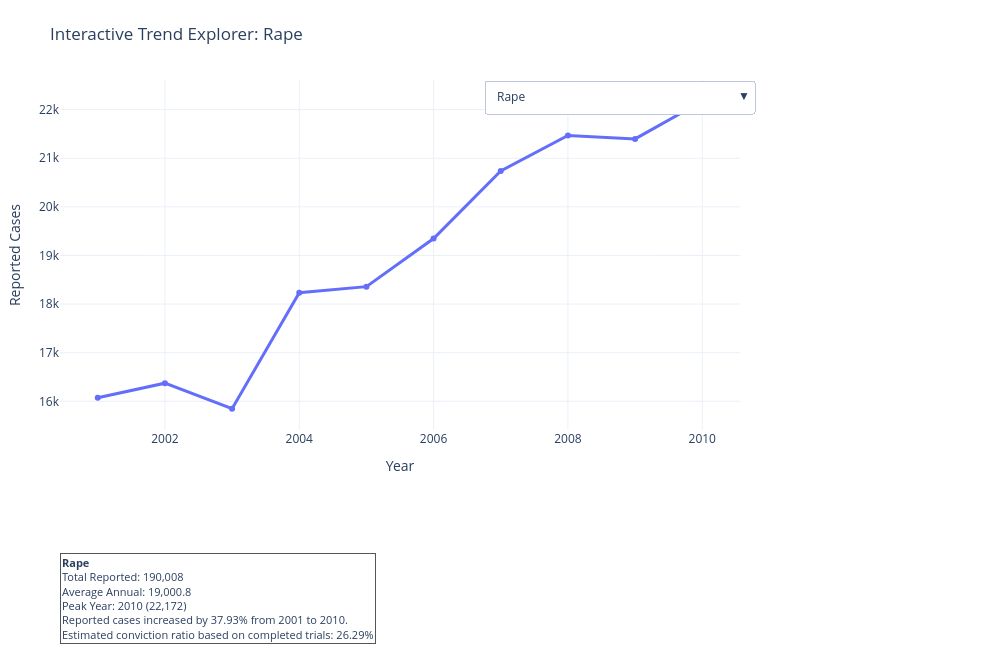

Source (notebook cell):
### Markdown cell above
# 15. Interactive Explorer
Use the dropdown menu to inspect trends and metrics for major crime categories.

### Code cell
explorer_categories = [
    "Rape",
    "Kidnapping & Abduction - Women & Girls",
    "Dowry Deaths",
    "Molestation",
    "Sexual harassment",
    "Cruelty by Husband and Relatives",
    "Importation of Girls",
]

available_categories = [
    c for c in explorer_categories if c in set(crime_df_clean["Group_Name"].unique())
]

category_trends = {}
category_stats = {}

for category in available_categories:
    subset = crime_df_clean[crime_df_clean["Group_Name"] == category].copy()
    yearly = subset.groupby("Year", as_index=False)["Cases_Reported"].sum().sort_values("Year")
    category_trends[category] = yearly

    start_val = yearly.iloc[0]["Cases_Reported"]
    end_val = yearly.iloc[-1]["Cases_Reported"]
    growth_pct = ((end_val - start_val) / start_val * 100) if start_val else np.nan

    trials_completed = subset["Cases_Trials_Completed"].sum()
    conviction_rate = (subset["Cases_Convicted"].sum() / trials_completed) if trials_completed else np.nan
    peak_row = yearly.loc[yearly["Cases_Reported"].idxmax()]

    category_stats[category] = {
        "Total_Reported": subset["Cases_Reported"].sum(),
        "Average_Annual_Reported": yearly["Cases_Reported"].mean(),
        "Peak_Year": int(peak_row["Year"]),
        "Peak_Reported_Cases": peak_row["Cases_Reported"],
        "Start_Year": int(yearly.iloc[0]["Year"]),
        "End_Year": int(yearly.iloc[-1]["Year"]),
        "Trend_Change_Pct": growth_pct,
        "Conviction_Rate": conviction_rate,
    }

def insight_text(category_name: str) -> str:
    s = category_stats[category_name]
    change = s["Trend_Change_Pct"]
    if pd.isna(change):
        trend_line = "Trend change is not available due to missing baseline values."
    elif change >= 0:
        trend_line = f"Reported cases increased by {change:.2f}% from {s['Start_Year']} to {s['End_Year']}."
    else:
        trend_line = f"Reported cases decreased by {abs(change):.2f}% from {s['Start_Year']} to {s['End_Year']}."

    conviction_text = (
        f"Estimated conviction ratio based on completed trials: {s['Conviction_Rate']*100:.2f}%"
        if not pd.isna(s["Conviction_Rate"]) else
        "Conviction ratio is not available due to zero completed trials."
    )

    return (
        f"<b>{category_name}</b><br>"
        f"Total Reported: {s['Total_Reported']:,.0f}<br>"
        f"Average Annual: {s['Average_Annual_Reported']:,.1f}<br>"
        f"Peak Year: {s['Peak_Year']} ({s['Peak_Reported_Cases']:,.0f})<br>"
        f"{trend_line}<br>{conviction_text}"
    )

fig = go.Figure()

for i, category in enumerate(available_categories):
    yearly = category_trends[category]
    fig.add_trace(
        go.Scatter(
            x=yearly["Year"],
            y=yearly["Cases_Reported"],
            mode="lines+markers",
            name=category,
            visible=(i == 0),
            line=dict(width=3),
        )
    )

buttons = []
for i, category in enumerate(available_categories):
    visibility = [False] * len(available_categories)
    visibility[i] = True
    buttons.append(
        dict(
            label=category,
            method="update",
            args=[
                {"visible": visibility},
                {
                    "title": f"Interactive Trend Explorer: {category}",
                    "annotations": [
                        dict(
                            text=insight_text(category),
                            x=0,
                            y=-0.35,
                            xref="paper",
                            yref="paper",
                            xanchor="left",
                            yanchor="top",
                            showarrow=False,
                            align="left",
                            bgcolor="rgba(255, 255, 255, 0.95)",
                            bordercolor="#555",
                            borderwidth=1,
                            font=dict(size=11),
                        )
                    ],
                },
            ],
        )
    )

initial_annotation = insight_text(available_categories[0]) if available_categories else "No category available"

fig.update_layout(
    title=f"Interactive Trend Explorer: {available_categories[0]}" if available_categories else "Interactive Trend Explorer",
    xaxis_title="Year",
    yaxis_title="Reported Cases",
    template="plotly_white",
    width=1000,
    height=650,
    updatemenus=[
        dict(
            type="dropdown",
            direction="down",
            buttons=buttons,
            x=1.02,
            y=1,
            showactive=True,
        )
    ],
    annotations=[
        dict(
            text=initial_annotation,
            x=0,
            y=-0.35,
            xref="paper",
            yref="paper",
            xanchor="left",
            yanchor="top",
            showarrow=False,
            align="left",
            bgcolor="rgba(255, 255, 255, 0.95)",
            bordercolor="#555",
            borderwidth=1,
            font=dict(size=11),
        )
    ],
    margin=dict(l=60, r=260, t=80, b=220),
)

fig.show()

explorer_stats_df = pd.DataFrame(category_stats).T.reset_index().rename(columns={"index": "Category"})
explorer_stats_df["Trend_Change_Pct"] = explorer_stats_df["Trend_Change_Pct"].round(2)
explorer_stats_df["Conviction_Rate_Pct"] = (explorer_stats_df["Conviction_Rate"] * 100).round(2)

display(
    explorer_stats_df[
        [
            "Category",
            "Total_Reported",
            "Average_Annual_Reported",
            "Peak_Year",
            "Peak_Reported_Cases",
            "Trend_Change_Pct",
            "Conviction_Rate_Pct",
        ]
    ]
)

### Figure 1 — Plotly figure (JSON) as saved in the notebook; plotly's stock layout.template omitted (floating-point values rounded to 4 significant figures)
{"data": [{"line": {"width": 3}, "mode": "lines+markers", "name": "Rape", "type": "scatter", "visible": true, "x": [2001, 2002, 2003, 2004, 2005, 2006, 2007, 2008, 2009, 2010], "y": [16080.0, 16370.0, 15850.0, 18230.0, 18360.0, 19350.0, 20740.0, 21470.0, 21400.0, 22170.0]}, {"line": {"width": 3}, "mode": "lines+markers", "name": "Kidnapping & Abduction - Women & Girls", "type": "scatter", "visible": false, "x": [2001, 2002, 2003, 2004, 2005, 2006, 2007, 2008, 2009, 2010], "y": [14640.0, 14510.0, 13300.0, 15580.0, 15750.0, 17410.0, 20420.0, 22940.0, 25740.0, 29800.0]}, {"line": {"width": 3}, "mode": "lines+markers", "name": "Dowry Deaths", "type": "scatter", "visible": false, "x": [2001, 2002, 2003, 2004, 2005, 2006, 2007, 2008, 2009, 2010], "y": [6851.0, 6822.0, 6208.0, 7026.0, 6787.0, 7618.0, 8093.0, 8172.0, 8383.0, 8391.0]}, {"line": {"width": 3}, "mode": "lines+markers", "name": "Molestation", "type": "scatter", "visible": false, "x": [2001, 2002, 2003, 2004, 2005, 2006, 2007, 2008, 2009, 2010], "y": [34120.0, 33940.0, 32940.0, 34570.0, 34180.0, 36620.0, 38730.0, 40410.0, 38710.0, 40610.0]}, {"line": {"width": 3}, "mode": "lines+markers", "name": "Sexual harassment", "type": "scatter", "visible": false, "x": [2001, 2002, 2003, 2004, 2005, 2006, 2007, 2008, 2009, 2010], "y": [9746.0, 10160.0, 12320.0, 10000.0, 9984.0, 9966.0, 10950.0, 12210.0, 11010.0, 9961.0]}, {"line": {"width": 3}, "mode": "lines+markers", "name": "Cruelty by Husband and Relatives", "type": "scatter", "visible": false, "x": [2001, 2002, 2003, 2004, 2005, 2006, 2007, 2008, 2009, 2010], "y": [49170.0, 49240.0, 50700.0, 58120.0, 58320.0, 63130.0, 75930.0, 81340.0, 89550.0, 94040.0]}, {"line": {"width": 3}, "mode": "lines+markers", "name": "Importation of Girls", "type": "scatter", "visible": false, "x": [2001, 2002, 2003, 2004, 2005, 2006, 2007, 2008, 2009, 2010], "y": [163.0, 157.0, 148.0, 226.0, 310.0, 256.0, 274.0, 318.0, 302.0, 311.0]}], "layout": {"annotations": [{"align": "left", "bgcolor": "rgba(255, 255, 255, 0.95)", "bordercolor": "#555", "borderwidth": 1, "font": {"size": 11}, "showarrow": false, "text": "<b>Rape</b><br>Total Reported: 190,008<br>Average Annual: 19,000.8<br>Peak Year: 2010 (22,172)<br>Reported cases increased by 37.93% from 2001 to 2010.<br>Estimated conviction ratio based on completed trials: 26.29%", "x": 0, "xanchor": "left", "xref": "paper", "y": -0.35, "yanchor": "top", "yref": "paper"}], "height": 650, "margin": {"b": 220, "l": 60, "r": 260, "t": 80}, "title": {"text": "Interactive Trend Explorer: Rape"}, "updatemenus": [{"buttons": [{"args": [{"visible": [true, false, false, false, false, false, false]}, {"annotations": [{"align": "left", "bgcolor": "rgba(255, 255, 255, 0.95)", "bordercolor": "#555", "borderwidth": 1, "font": {"size": 11}, "showarrow": false, "text": "<b>Rape</b><br>Total Reported: 190,008<br>Average Annual: 19,000.8<br>Peak Year: 2010 (22,172)<br>Reported cases increased by 37.93% from 2001 to 2010.<br>Estimated conviction ratio based on completed trials: 26.29%", "x": 0, "xanchor": "left", "xref": "paper", "y": -0.35, "yanchor": "top", "yref": "paper"}], "title": "Interactive Trend Explorer: Rape"}], "label": "Rape", "method": "update"}, {"args": [{"visible": [false, true, false, false, false, false, false]}, {"annotations": [{"align": "left", "bgcolor": "rgba(255, 255, 255, 0.95)", "bordercolor": "#555", "borderwidth": 1, "font": {"size": 11}, "showarrow": false, "text": "<b>Kidnapping & Abduction - Women & Girls</b><br>Total Reported: 190,080<br>Average Annual: 19,008.0<br>Peak Year: 2010 (29,795)<br>Reported cases increased by 103.45% from 2001 to 2010.<br>Estimated conviction ratio based on completed trials: 26.20%", "x": 0, "xanchor": "left", "xref": "paper", "y": -0.35, "yanchor": "top", "yref": "paper"}], "title": "Interactive Trend Explorer: Kidnapping & Abduction - Women & Girls"}], "label": "Kidnapping & Abduction - Women & Girls", "method": "update"}, {"args": [{"visible": [false, false, true, false, false, false, false]}, {"annotations": [{"align": "left", "bgcolor": "rgba(255, 255, 255, 0.95)", "bordercolor": "#555", "borderwidth": 1, "font": {"size": 11}, "showarrow": false, "text": "<b>Dowry Deaths</b><br>Total Reported: 74,351<br>Average Annual: 7,435.1<br>Peak Year: 2010 (8,391)<br>Reported cases increased by 22.48% from 2001 to 2010.<br>Estimated conviction ratio based on completed trials: 33.17%", "x": 0, "xanchor": "left", "xref": "paper", "y": -0.35, "yanchor": "top", "yref": "paper"}], "title": "Interactive Trend Explorer: Dowry Deaths"}], "label": "Dowry Deaths", "method": "update"}, {"args": [{"visible": [false, false, false, true, false, false, false]}, {"annotations": [{"align": "left", "bgcolor": "rgba(255, 255, 255, 0.95)", "bordercolor": "#555", "borderwidth": 1, "font": {"size": 11}, "showarrow": false, "text": "<b>Molestation</b><br>Total Reported: 364,836<br>Average Annual: 36,483.6<br>Peak Year: 2010 (40,613)<br>Reported cases increased by 19.02% from 2001 to 2010.<br>Estimated conviction ratio based on completed trials: 30.43%", "x": 0, "xanchor": "left", "xref": "paper", "y": -0.35, "yanchor": "top", "yref": "paper"}], "title": "Interactive Trend Explorer: Molestation"}], "label": "Molestation", "method": "update"}, {"args": [{"visible": [false, false, false, false, true, false, false]}, {"annotations": [{"align": "left", "bgcolor": "rgba(255, 255, 255, 0.95)", "bordercolor": "#555", "borderwidth": 1, "font": {"size": 11}, "showarrow": false, "text": "<b>Sexual harassment</b><br>Total Reported: 106,311<br>Average Annual: 10,631.1<br>Peak Year: 2003 (12,325)<br>Reported cases increased by 2.21% from 2001 to 2010.<br>Estimated conviction ratio based on completed trials: 56.82%", "x": 0, "xanchor": "left", "xref": "paper", "y": -0.35, "yanchor": "top", "yref": "paper"}], "title": "Interactive Trend Explorer: Sexual harassment"}], "label": "Sexual harassment", "method": "update"}, {"args": [{"visible": [false, false, false, false, false, true, false]}, {"annotations": [{"align": "left", "bgcolor": "rgba(255, 255, 255, 0.95)", "bordercolor": "#555", "borderwidth": 1, "font": {"size": 11}, "showarrow": false, "text": "<b>Cruelty by Husband and Relatives</b><br>Total Reported: 669,539<br>Average Annual: 66,953.9<br>Peak Year: 2010 (94,041)<br>Reported cases increased by 91.26% from 2001 to 2010.<br>Estimated conviction ratio based on completed trials: 20.57%", "x": 0, "xanchor": "left", "xref": "paper", "y": -0.35, "yanchor": "top", "yref": "paper"}], "title": "Interactive Trend Explorer: Cruelty by Husband and Relatives"}], "label": "Cruelty by Husband and Relatives", "method": "update"}, {"args": [{"visible": [false, false, false, false, false, false, true]}, {"annotations": [{"align": "left", "bgcolor": "rgba(255, 255, 255, 0.95)", "bordercolor": "#555", "borderwidth": 1, "font": {"size": 11}, "showarrow": false, "text": "<b>Importation of Girls</b><br>Total Reported: 2,465<br>Average Annual: 246.5<br>Peak Year: 2008 (318)<br>Reported cases increased by 90.80% from 2001 to 2010.<br>Estimated conviction ratio based on completed trials: 8.21%", "x": 0, "xanchor": "left", "xref": "paper", "y": -0.35, "yanchor": "top", "yref": "paper"}], "title": "Interactive Trend Explorer: Importation of Girls"}], "label": "Importation of Girls", "method": "update"}], "direction": "down", "showactive": true, "type": "dropdown", "x": 1.02, "y": 1}], "width": 1000, "xaxis": {"title": {"text": "Year"}}, "yaxis": {"title": {"text": "Reported Cases"}}}}
